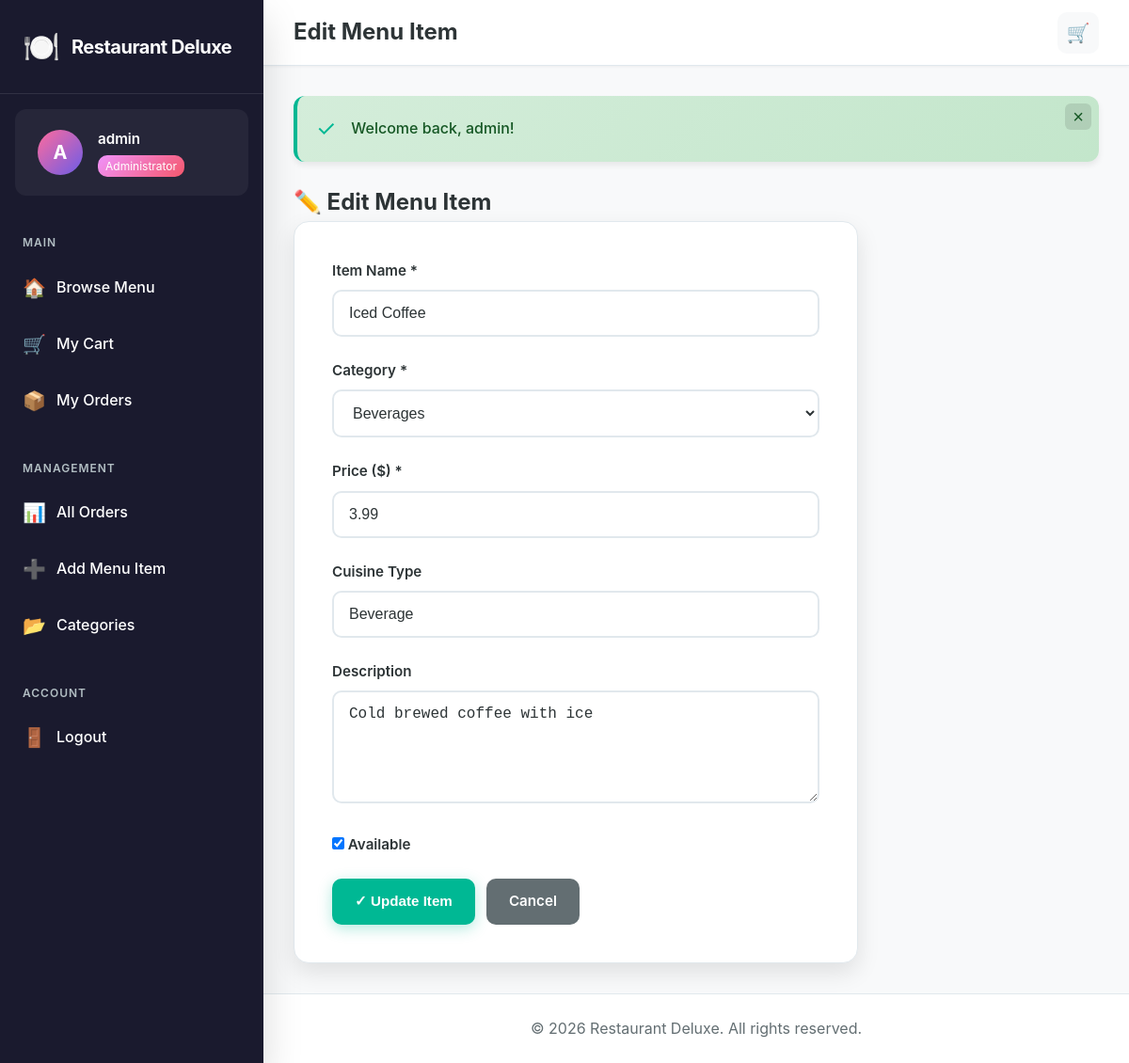
Page /public/edit_item.php?id=9 (signed in) on the committed database.
### tables this page shows
CREATE TABLE IF NOT EXISTS menu_items (
    id INT AUTO_INCREMENT PRIMARY KEY,
    category_id INT NOT NULL,
    name VARCHAR(150) NOT NULL,
    description TEXT,
    price DECIMAL(10, 2) NOT NULL,
    cuisine VARCHAR(50),
    availability TINYINT(1) DEFAULT 1,
    image_url VARCHAR(255),
    created_at TIMESTAMP DEFAULT CURRENT_TIMESTAMP,
    updated_at TIMESTAMP DEFAULT CURRENT_TIMESTAMP ON UPDATE CURRENT_TIMESTAMP,
    FOREIGN KEY (category_id) REFERENCES categories(id) ON DELETE CASCADE,
    INDEX idx_category (category_id),
    INDEX idx_availability (availability)
);

CREATE TABLE IF NOT EXISTS categories (
    id INT AUTO_INCREMENT PRIMARY KEY,
    name VARCHAR(100) NOT NULL,
    description TEXT,
    created_at TIMESTAMP DEFAULT CURRENT_TIMESTAMP
);

### includes/functions.php (called while the page is built, shortened)
<?php
function escape($data) {
    return htmlspecialchars($data, ENT_QUOTES, 'UTF-8');
}

### public/edit_item.php (the view, shortened to what this page needs)
<?php
require_once '../config/db.php';
require_once '../includes/functions.php';
$id = $_GET['id'] ?? 0;
try {
    $stmt = $pdo->prepare("SELECT * FROM menu_items WHERE id = ?");
    $stmt->execute([$id]);
    $item = $stmt->fetch();
} catch (PDOException $e) {
    error_log($e->getMessage());
    redirect('index.php');
}
$categories = $pdo->query("SELECT * FROM categories ORDER BY name")->fetchAll();
include '../includes/header.php';
?>
<h2>✏️ Edit Menu Item</h2>
<form method="POST" class="form-card">
    <div class="form-group">
        <label>Item Name *</label>
        <input type="text" name="name" value="<?= escape($item['name']) ?>" required>
    </div>
    <div class="form-group">
        <label>Category *</label>
        <select name="category_id" required>
            <?php foreach ($categories as $cat): ?>
                <option value="<?= $cat['id'] ?>" <?= $cat['id'] == $item['category_id'] ? 'selected' : '' ?>>
                    <?= escape($cat['name']) ?>
                </option>
            <?php endforeach; ?>
        </select>
    </div>
    <div class="form-group">
        <label>Price ($) *</label>
        <input type="number" name="price" step="0.01" value="<?= $item['price'] ?>" required>
    </div>
    <div class="form-group">
        <label>Cuisine Type</label>
        <input type="text" name="cuisine" value="<?= escape($item['cuisine']) ?>">
    </div>
    <div class="form-group">
        <label>Description</label>
        <textarea name="description" rows="3"><?= escape($item['description']) ?></textarea>
    </div>
    <div class="form-group">
        <label>
            <input type="checkbox" name="availability" <?= $item['availability'] ? 'checked' : '' ?>> Available
        </label>
    </div>
    <div class="btn-group">
        <button type="submit" class="btn btn-success">✓ Update Item</button>
        <a href="index.php" class="btn btn-secondary">Cancel</a>
    </div>
</form>
<?php include '../includes/footer.php'; ?>

### public/assets/css/style.css (style rules this page uses)
:root { --primary: #ff6b9d; --primary-dark: #e91e63; --primary-light: #ff94b8; --secondary: #6c5ce7; --success: #00b894; --warning: #fdcb6e; --danger: #d63031; --info: #74b9ff; --sidebar-bg: #1a1a2e; --sidebar-hover: #16213e; --sidebar-active: #0f3460; --white: #ffffff; --bg-main: #f8f9fa; --bg-card: #ffffff; --border: #e1e8ed; --text-dark: #2d3436; --text-medium: #636e72; --text-light: #b2bec3; --shadow-sm: 0 1px 3px rgba(0,0,0,0.05); --shadow-md: 0 4px 6px rgba(0,0,0,0.07); --shadow-lg: 0 10px 25px rgba(0,0,0,0.1); --shadow-xl: 0 20px 40px rgba(0,0,0,0.15); --sidebar-width: 280px; --topbar-height: 70px; }
* { margin: 0; padding: 0; box-sizing: border-box; }
body { font-family: 'Inter', -apple-system, BlinkMacSystemFont, 'Segoe UI', sans-serif; background: var(--bg-main); color: var(--text-dark); line-height: 1.6; overflow-x: hidden; }
.btn { display: inline-flex; align-items: center; justify-content: center; gap: 0.5rem; padding: 0.75rem 1.5rem; border: none; border-radius: 10px; font-weight: 600; font-size: 0.95rem; cursor: pointer; transition: all 0.2s ease; text-decoration: none; white-space: nowrap; }
.btn-success { background: var(--success); color: var(--white); box-shadow: 0 4px 15px rgba(0, 184, 148, 0.3); }
.btn-secondary { background: var(--text-medium); color: var(--white); }
.btn-group { display: flex; gap: 0.75rem; flex-wrap: wrap; }
.form-card, .auth-container { background: var(--bg-card); padding: 2.5rem; border-radius: 16px; box-shadow: var(--shadow-lg); max-width: 600px; border: 1px solid var(--border); }
.form-group { margin-bottom: 1.5rem; }
.form-group label { display: block; margin-bottom: 0.5rem; font-weight: 600; color: var(--text-dark); font-size: 0.95rem; }
input[type="text"], input[type="email"], input[type="password"], input[type="number"], input[type="tel"], select, textarea { width: 100%; padding: 0.875rem 1rem; border: 2px solid var(--border); border-radius: 10px; font-size: 1rem; transition: all 0.2s ease; background: var(--white); color: var(--text-dark); }
textarea { resize: vertical; min-height: 120px; }

### rows in the picture
menu_items: name "Iced Coffee", category_id "Beverages", price "3.99", cuisine "Beverage", description "Cold brewed coffee with ice", availability "☑"

### other values in the picture
substr(getUsername(), 0, 1) "A"
getUsername() "admin"
$pageTitle "Edit Menu Item"
$flash['message'] "Welcome back, admin!"
